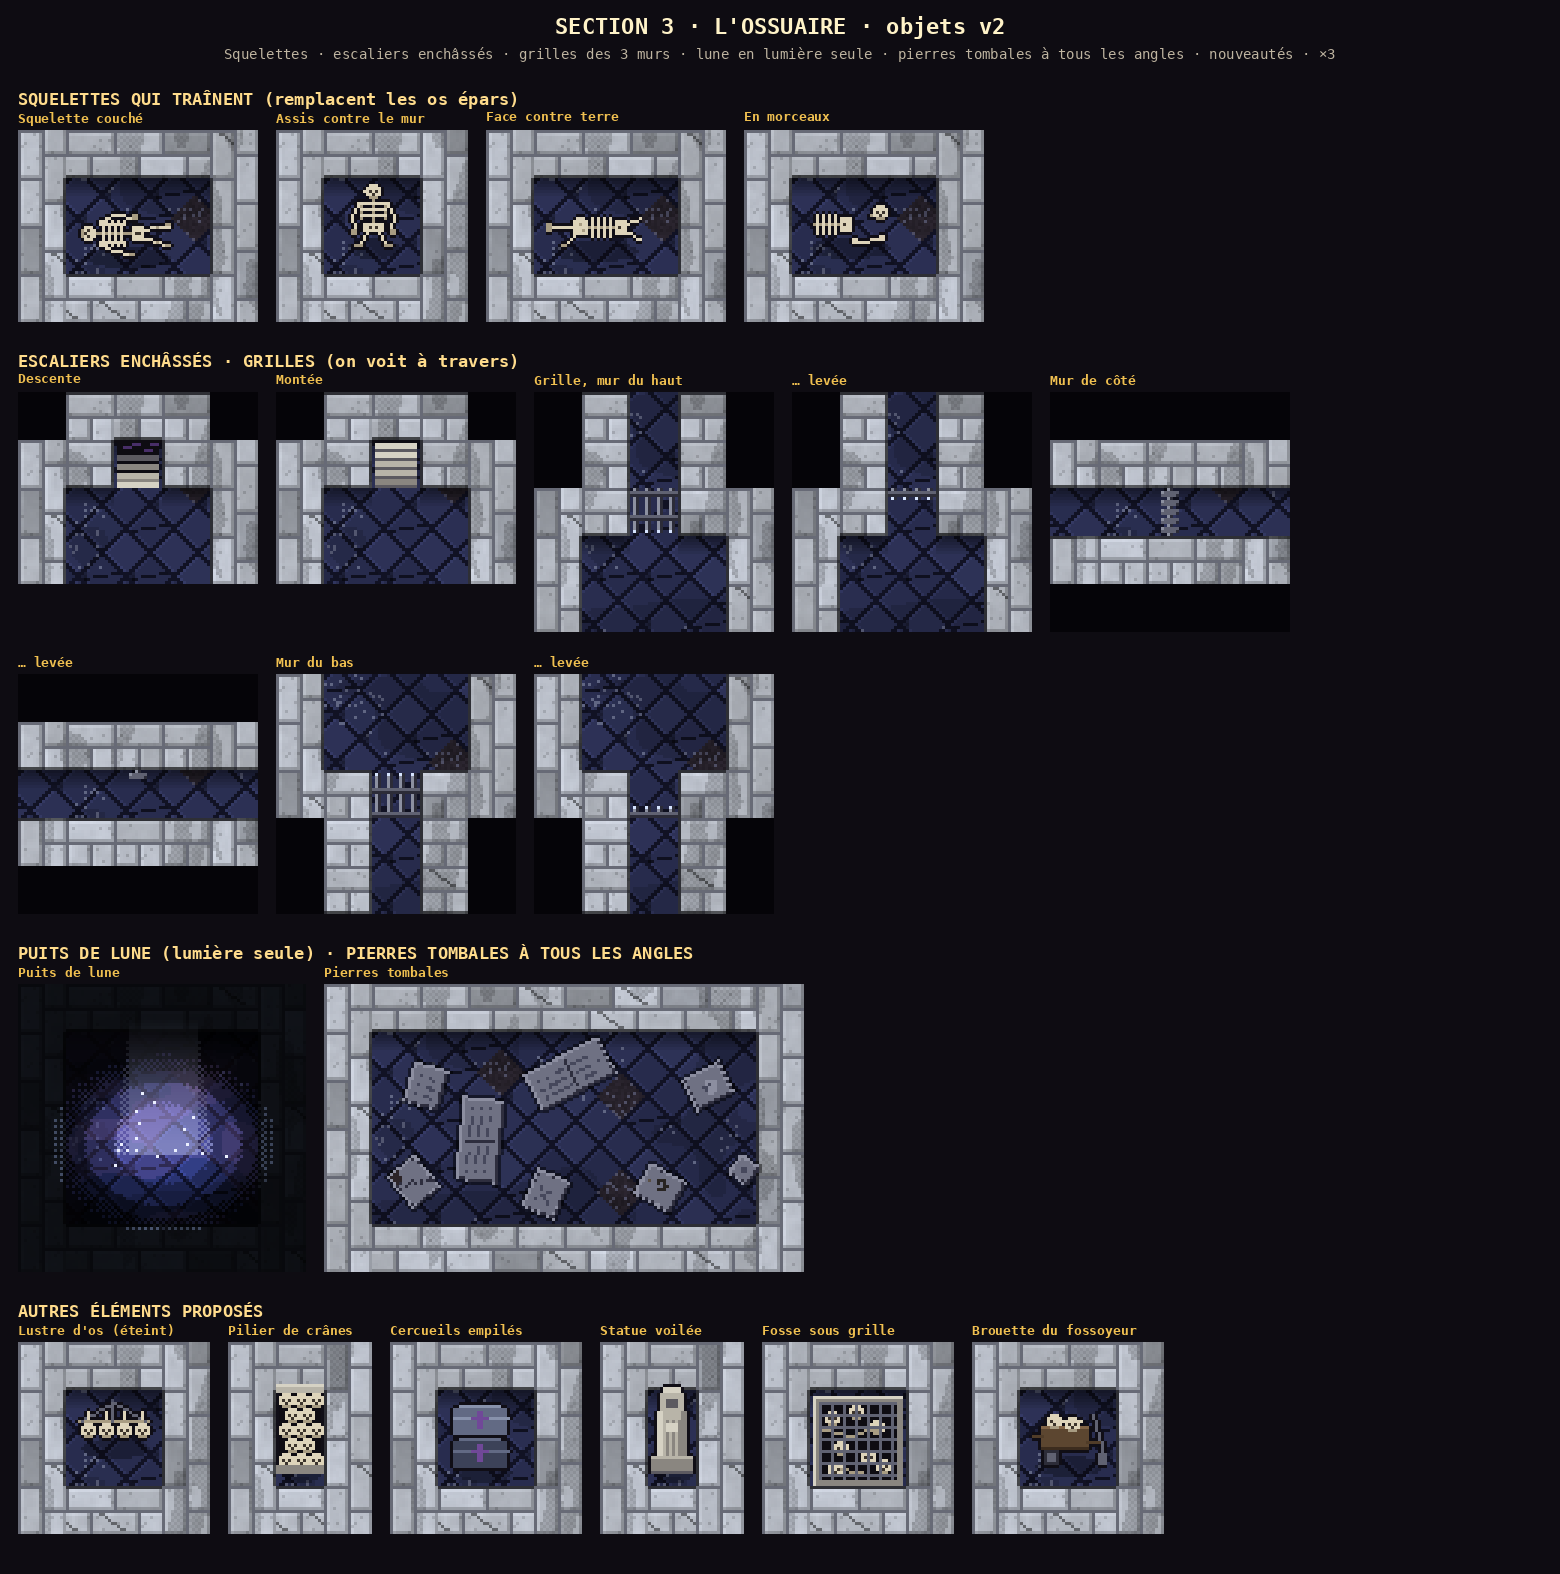

Write Python code to recreate this figure.
"""Section 3, l'OSSUAIRE : planche des OBJETS v2 (Thomas, 2026-11-19, 10 h 02, sur la v1 : « os épars pas lisible ; puits de
lune : jouer sur l'effet lumineux plutôt qu'un sprite par-dessus ; descente et montée entourées de murs comme dans les
autres étages, et dans le bon sens ; on doit voir le sol à travers les grilles ; grilles pour murs latéraux et bas
(inversée) ; propose des vrais squelettes qui traînent ; pierres tombales au sol pivotées à 360 degrés comme les tapis,
à cheval sur plusieurs blocs ; propose d'autres éléments »). PROPOSITION, rien n'est en jeu.

  python3 art/ossuaire_objets_v2.py   → art/ossuaire_objets_v2.png
"""
import importlib.util
import math
import os
import sys

import numpy as np
from PIL import Image, ImageDraw

HERE = os.path.dirname(os.path.abspath(__file__))
sys.path.insert(0, HERE)
from pix import fbm, font, grid, hash2, up  # noqa: E402


def load(name):
    spec = importlib.util.spec_from_file_location(name, os.path.join(HERE, name + ".py"))
    m = importlib.util.module_from_spec(spec)
    spec.loader.exec_module(m)
    return m


da4 = load("ossuaire_da_v4")
ob1 = load("ossuaire_objets_v1")
Sprite, C, SKULL, SK, SK_CARVED = ob1.Sprite, ob1.C, ob1.SKULL, ob1.SK, ob1.SK_CARVED
T = 16


# ---------------------------------------------------------------- petit décor de salle (plan à la main)

def mini(plan, lit=None):
    """Un morceau de salle v4 d'après un plan (# mur, . sol) ; `lit` : fonction de lumière (sinon sans ombre)."""
    da4.PLAN = plan
    da4.PH, da4.PW = len(plan), len(plan[0])
    da4.W, da4.H = da4.PW * T, da4.PH * T
    W, H = da4.W, da4.H
    xs, ys = grid(W, H)
    wall = np.array([[plan[y // T][x // T] == "#" for x in range(W)] for y in range(H)])
    a = np.where(wall[..., None], da4.wall_pixel_layer(), da4.floor_layer(xs + 37, ys + 11))
    fl = ~wall
    # roche pleine (mur sans sol autour) : noire
    near = np.zeros((da4.PH, da4.PW), bool)
    for y in range(da4.PH):
        for x in range(da4.PW):
            near[y, x] = any(0 <= y + dy < da4.PH and 0 <= x + dx < da4.PW and plan[y + dy][x + dx] != "#" for dy in (-1, 0, 1) for dx in (-1, 0, 1))
    rock = np.kron(~near, np.ones((T, T))).astype(bool)
    a[rock] = (6, 5, 8)
    edge = wall & (np.roll(fl, 1, 0) | np.roll(fl, -1, 0) | np.roll(fl, 1, 1) | np.roll(fl, -1, 1))
    a[edge] *= 0.45
    for cy in range(da4.PH - 1):
        for cx in range(da4.PW):
            if plan[cy][cx] == "#" and plan[cy + 1][cx] != "#":
                for k in range(6):
                    a[(cy + 1) * T + k, cx * T:(cx + 1) * T] *= 0.55 + 0.075 * k
    return a * np.array((0.88, 0.93, 1.06)), xs, ys, wall


def to_img(a):
    return Image.fromarray(np.clip(a, 0, 255).astype(np.uint8), "RGB")


def paste(img, sprite, x, y, shadow=True):
    im = sprite.img()
    if shadow:
        sh = Image.new("RGBA", img.size, (0, 0, 0, 0))
        ImageDraw.Draw(sh).ellipse([x + 2, y + im.height - 4, x + im.width - 2, y + im.height + 2], fill=(0, 0, 0, 80))
        img.paste(sh, (0, 0), sh)
    img.paste(im, (x, y), im)
    return img


# ---------------------------------------------------------------- squelettes

def line(s, x0, y0, x1, y1, c):
    n = max(abs(x1 - x0), abs(y1 - y0))
    for i in range(n + 1):
        s.p(round(x0 + (x1 - x0) * i / max(n, 1)), round(y0 + (y1 - y0) * i / max(n, 1)), c)


def skull_face(s, x, y, rot=0):
    g = np.rot90(np.array([list(r) for r in SKULL]), rot)
    for dy in range(5):
        for dx in range(5):
            if g[dy, dx] != ".":
                s.p(x + dx, y + dy, SK[g[dy, dx]])


def skel_lying():
    """Couché sur le dos, la tête à gauche (on voit son visage)."""
    s = Sprite(32, 17)
    skull_face(s, 1, 6, 3)
    line(s, 6, 8, 19, 8, "bD")  # colonne
    for x in (8, 10, 12, 14):
        line(s, x, 5, x + 1, 4, "b")
        line(s, x, 5, x, 11, "b")
        line(s, x, 11, x + 1, 12, "b")
    s.r(7, 5, 9, 1, "b").r(7, 11, 9, 1, "b")
    line(s, 7, 4, 12, 2, "b"), line(s, 12, 2, 18, 3, "b"), s.r(18, 2, 2, 2, "bD")  # bras du haut
    line(s, 7, 12, 12, 14, "b"), line(s, 12, 14, 17, 15, "b"), s.r(17, 15, 2, 1, "bD")  # bras du bas
    s.r(18, 6, 4, 5, "b").p(19, 8, "bS").p(20, 8, "bS")  # bassin
    line(s, 22, 7, 26, 6, "b"), line(s, 26, 6, 30, 6, "b"), s.r(29, 5, 2, 1, "bD")
    line(s, 22, 10, 26, 11, "b"), line(s, 26, 11, 30, 12, "b"), s.r(29, 12, 2, 1, "bD")
    s.p(26, 6, "bD").p(26, 11, "bD")  # genoux
    return s.done()


def skel_sitting():
    """Assis, adossé au mur, la tête penchée, les jambes vers nous."""
    s = Sprite(20, 22)
    skull_face(s, 8, 0)
    s.p(7, 2, "b")  # crâne un peu de travers
    line(s, 10, 5, 10, 13, "bD")
    for y in (6, 8, 10):
        s.r(6, y, 9, 1, "b")
        s.p(6, y + 1, "bD").p(14, y + 1, "bD")
    line(s, 5, 6, 3, 11, "b"), line(s, 3, 11, 4, 15, "b"), s.r(3, 15, 2, 2, "bD")
    line(s, 15, 6, 17, 11, "b"), line(s, 17, 11, 16, 15, "b"), s.r(16, 15, 2, 2, "bD")
    s.r(7, 13, 7, 3, "b").p(9, 14, "bS").p(11, 14, "bS")
    line(s, 8, 16, 6, 19, "b"), line(s, 6, 19, 6, 20, "b"), s.r(4, 20, 3, 1, "bD")
    line(s, 12, 16, 14, 19, "b"), line(s, 14, 19, 14, 20, "b"), s.r(14, 20, 3, 1, "bD")
    return s.done()


def skel_crawling():
    """Face contre terre, un bras tendu vers l'avant (on voit le dos du crâne)."""
    s = Sprite(32, 15)
    s.r(9, 4, 5, 5, "b").r(10, 3, 3, 1, "b").p(11, 5, "bD").p(12, 7, "bD")  # arrière du crâne
    line(s, 1, 6, 8, 6, "b"), s.r(0, 5, 2, 3, "bD")  # bras tendu
    line(s, 9, 9, 6, 12, "b"), s.r(5, 12, 2, 1, "bD")  # l'autre bras replié
    line(s, 14, 6, 24, 6, "bD")
    for x in (15, 17, 19, 21):
        line(s, x, 3, x, 9, "b")
    s.r(23, 4, 4, 5, "b").p(24, 6, "bS")
    line(s, 27, 5, 31, 3, "b"), line(s, 27, 8, 31, 10, "b")
    return s.done()


def skel_pieces():
    """En morceaux : cage et bassin, le crâne roulé à l'écart, un fémur."""
    s = Sprite(30, 16)
    line(s, 3, 7, 12, 7, "bD")
    for x in (4, 6, 8, 10):
        line(s, x, 4, x, 10, "b")
    s.r(12, 5, 4, 5, "b").p(13, 7, "bS")
    line(s, 17, 13, 26, 12, "b"), s.r(16, 12, 2, 2, "b"), s.r(25, 11, 2, 2, "b")
    skull_face(s, 23, 1)
    s.p(22, 4, "bD")
    return s.done()


# ---------------------------------------------------------------- escaliers enchâssés (dans le bon sens)

def stairs_tile(down):
    """Une case d'escalier vue du dessus, l'entrée en BAS (côté salle).
    Descente : la marche du bas est claire, les suivantes s'enfoncent vers le haut dans le noir et la brume.
    Montée : on voit les contremarches ; plus on monte (vers le haut de la case), plus c'est clair."""
    s = Sprite(16, 16)
    for k in range(5):
        y = 16 - 3 * (k + 1)
        if down:
            tread = ["sL", "s", "sD", "sDD", "k"][k]
            s.r(1, y, 14, 3, tread).r(1, y, 14, 1, "k" if k > 0 else "sD")
        else:
            tread = ["sD", "s", "s", "sL", "sL"][k]
            s.r(1, y, 14, 2, tread).r(1, y + 2, 14, 1, "sDD")
    s.r(0, 0, 16, 1, "k")
    if down:
        for (x, y) in ((3, 2), (6, 1), (10, 3), (12, 1)):
            s.r(x, y, 3, 1, "vD")
    return s.done(False)


STAIR_PLAN = ["#####", "#####", "#...#", "#...#"]


def stairs_panel(down):
    plan = ["#####", "##.##", "#...#", "#...#"]
    a, xs, ys, wall = mini(plan)
    img = to_img(a)
    img.paste(stairs_tile(down).img(), (2 * T, T), stairs_tile(down).img())
    return img


# ---------------------------------------------------------------- grilles qu'on voit à travers

def grille_panel(side, open_):
    """Grille de fer dans une porte ; « haut » : passage vers le haut ; « côté » : passage gauche-droite (grille vue par
    le dessus) ; « bas » : passage vers le bas, vue de l'autre côté (traverse en bas)."""
    if side == "côté":
        plan = ["#####", "#####", ".....", "#####", "#####"]
    else:
        plan = ["##.##", "##.##", "##.##", "#...#", "#...#"] if side == "haut" else ["#...#", "#...#", "##.##", "##.##", "##.##"]
    a, xs, ys, wall = mini(plan)
    img = to_img(a)
    s = Sprite(16, 16)
    I, IL, IH = C["i"], C["iL"], C["iH"]
    bars = (1, 5, 9, 13)
    if side in ("haut", "bas"):
        length = 15 if not open_ else 4
        y0 = 0 if side == "haut" else 16 - length
        for x in bars:
            s.r(x, y0, 2, length, IH).r(x + 1, y0, 1, length, I)  # barreau : un côté clair, un côté sombre
            tip = y0 + length - 1 if side == "haut" else y0
            s.p(x, tip, C["moon"])
        rail = (1, 9) if side == "haut" else (14, 6)
        s.r(0, rail[0], 16, 2, IL).r(0, rail[0] + 1, 16, 1, I)
        if not open_:
            s.r(0, rail[1], 16, 2, IL).r(0, rail[1] + 1, 16, 1, I)
    else:
        # vue du dessus : la traverse et les pointes des barreaux ; levée, il n'en reste qu'un bout sous le linteau
        n = 16 if not open_ else 3
        s.r(7, 0, 2, n, IH).r(8, 0, 1, n, I)
        for y in range(1, n - 1, 3):
            s.r(5, y, 6, 2, IL).p(5, y, IH).p(10, y + 1, I)
    img.paste(s.img(), (2 * T, 2 * T), s.img())
    return img


# ---------------------------------------------------------------- puits de lune : la lumière seule

def moon_panel():
    plan = ["######", "#....#", "#....#", "#....#", "#....#", "######"]
    a, xs, ys, wall = mini(plan)
    mx, my = 3 * T, 3.3 * T
    d = np.hypot(xs - mx, (ys - my) / 0.8) / T
    bayer = np.array([[0.125, 0.625], [0.875, 0.375]])[ys.astype(int) % 2, xs.astype(int) % 2]
    I = np.clip(1.4 - d / 1.4, 0, 1.4) + np.clip(1 - d / 3.2, 0, 1) * 0.5
    jit = (bayer - 0.5) * 0.12
    q = (I + jit > 0.18).astype(int) + (I + jit > 0.5) + (I + jit > 1.0)
    L = np.array([0.1, 0.42, 0.9, 1.35])[q]
    a = a * L[..., None] * np.array((0.82, 0.92, 1.14))
    # la colonne de lumière qui tombe du plafond
    top, bot, half = my - 2.6 * T, my, 1.0 * T
    inside = (np.abs(xs - mx) < half * (0.7 + 0.3 * (ys - top) / (bot - top))) & (ys > top) & (ys < bot + 4)
    edge = np.abs(xs - mx) / half
    alpha = inside * np.clip((ys - top) / (bot - top), 0, 1) * 0.4 * np.where(edge > 0.7, bayer > 0.5, 1)
    a = a * (1 - alpha[..., None]) + np.array((210, 226, 255)) * alpha[..., None]
    # brume qui s'éclaire dans la lumière
    f = fbm(xs, ys * 2.2, 30, 7, 2)
    dens = np.clip((f - 0.3) * 2.2, 0, 1) * ~wall
    band = (np.round(dens * 3) / 3) * 0.55 * np.clip(0.3 + L, 0, 1)
    a = a * (1 - band[..., None]) + np.array((150, 116, 196))[None, None, :] * (0.1 + 0.8 * L[..., None]) * band[..., None]
    motes = (hash2(xs.astype(int), ys.astype(int), 99) > 0.985) & (I > 0.6)
    a[motes] = (235, 240, 255)
    return to_img(a)


# ---------------------------------------------------------------- pierres tombales pivotées (comme les tapis)

def slab_buffer(kind):
    buf = np.full((T, 2 * T, 3), -1.0)
    da4.tomb(buf, 0, 0, kind)
    m = buf[..., 0] >= 0
    if kind != "double":
        buf, m = buf[:, :T], m[:, :T]
    ys_, xs_ = np.nonzero(m)
    return buf[ys_.min():ys_.max() + 1, xs_.min():xs_.max() + 1], m[ys_.min():ys_.max() + 1, xs_.min():xs_.max() + 1]


def rotated_slab(a, kind, cx, cy, deg):
    """Pose une pierre tombale à n'importe quel angle (échantillonnage au pixel), centrée en (cx, cy) pixels."""
    buf, m = slab_buffer(kind)
    h, w = m.shape
    th = math.radians(deg)
    c, s = math.cos(th), math.sin(th)
    R = int(math.hypot(w, h) / 2) + 2
    out_m = np.zeros((2 * R, 2 * R), bool)
    out_c = np.zeros((2 * R, 2 * R, 3))
    for y in range(2 * R):
        for x in range(2 * R):
            dx, dy = x - R + 0.5, y - R + 0.5
            u = c * dx + s * dy + w / 2
            v = -s * dx + c * dy + h / 2
            iu, iv = int(math.floor(u)), int(math.floor(v))
            if 0 <= iu < w and 0 <= iv < h and m[iv, iu]:
                out_m[y, x] = True
                out_c[y, x] = buf[iv, iu]
    # relief : arête claire en haut à gauche, sombre en bas à droite (la lumière ne tourne pas avec la pierre)
    up_ = out_m & ~np.roll(out_m, 1, 0)
    lf = out_m & ~np.roll(out_m, 1, 1)
    dn = out_m & ~np.roll(out_m, -1, 0)
    rt = out_m & ~np.roll(out_m, -1, 1)
    out_c[dn | rt] = da4.STONE_D
    out_c[up_ | lf] = da4.STONE_HI
    # liseré de terre autour (la pierre est encastrée)
    ring = ~out_m & (np.roll(out_m, 1, 0) | np.roll(out_m, -1, 0) | np.roll(out_m, 1, 1) | np.roll(out_m, -1, 1))
    y0, x0 = int(cy) - R, int(cx) - R
    reg = a[y0:y0 + 2 * R, x0:x0 + 2 * R]
    reg[ring] = reg[ring] * 0.5
    reg[out_m] = out_c[out_m]


def tombs_panel():
    plan = ["##########", "#........#", "#........#", "#........#", "#........#", "##########"]
    a, xs, ys, wall = mini(plan)
    for (kind, cx, cy, deg) in (("ins", 34, 34, 17), ("double", 82, 30, -28), ("crane", 128, 34, 63), ("brisee", 30, 66, 141),
                                ("os", 74, 70, 205), ("anneau", 112, 68, 300), ("petite", 140, 62, 38), ("double", 52, 52, 96)):
        rotated_slab(a, kind, cx, cy, deg)
    return to_img(a)


# ---------------------------------------------------------------- autres éléments proposés

def bone_chandelier():
    """Lustre d'os (éteint) suspendu : couronne de crânes et de fémurs, son ombre au sol."""
    s = Sprite(26, 16)
    for x in range(1, 25):
        s.p(x, 6, "bD")
    for k, x in enumerate((1, 7, 13, 19)):
        skull_face(s, x + 1, 7)
    line(s, 2, 6, 12, 0, "iL"), line(s, 23, 6, 13, 0, "iL"), line(s, 12, 0, 12, 6, "iL")
    for x in (4, 10, 16, 22):
        s.r(x, 3, 1, 3, "b")
    return s.done()


def skull_pillar():
    s = Sprite(16, 30)
    s.r(1, 2, 14, 26, "k")
    for y in range(3, 26, 5):
        for x in (1, 6, 11) if (y // 5) % 2 == 0 else (3, 8):
            skull_face(s, x, y)
    s.r(0, 0, 16, 3, "s").r(0, 0, 16, 1, "sL").r(0, 27, 16, 3, "sD")
    return s.done()


def coffins():
    s = Sprite(22, 26)
    for (y, tone) in ((14, "c"), (3, "cL")):
        s.r(1, y + 1, 18, 9, "cD" if tone == "c" else "c")
        s.r(3, y, 14, 1, tone).r(1, y + 4, 19, 1, tone)
        s.r(9, y + 2, 2, 6, "v").r(7, y + 4, 6, 1, "v")
    return s.done()


def veiled_statue():
    s = Sprite(16, 30)
    s.r(5, 1, 6, 6, "sL").r(4, 3, 8, 6, "s").r(6, 5, 4, 3, "sDD")  # voile, le visage dans l'ombre
    s.r(3, 9, 10, 15, "s").r(3, 9, 2, 15, "sL").r(11, 9, 2, 15, "sD")
    for x in (6, 8, 10):
        s.r(x, 12, 1, 12, "sD")
    s.r(6, 13, 4, 3, "sL")  # mains jointes
    s.r(1, 24, 14, 6, "sD").r(1, 24, 14, 1, "s").r(1, 29, 14, 1, "sDD")
    return s.done()


def grate_pit():
    """Fosse commune sous une grille au sol (2 × 2) : on voit les os en dessous."""
    s = Sprite(30, 30)
    s.r(0, 0, 30, 30, "sD").r(2, 2, 26, 26, "k")
    for (x, y) in ((4, 5), (12, 3), (19, 8), (7, 15), (16, 18), (21, 21), (5, 22)):
        skull_face(s, x, y)
    for (x0, y0, x1, y1) in ((3, 11, 13, 13), (14, 12, 25, 10), (9, 24, 19, 26)):
        line(s, x0, y0, x1, y1, "bD")
    for k in range(2, 28, 4):
        s.r(k, 2, 1, 26, "iL").r(2, k, 26, 1, "iL")
    s.r(0, 0, 30, 1, "sL").r(0, 0, 1, 30, "sL")
    return s.done()


def barrow():
    s = Sprite(26, 18)
    s.r(4, 4, 16, 8, (92, 70, 48)).r(4, 4, 16, 1, (130, 100, 70)).r(4, 11, 16, 1, (60, 44, 30))
    skull_face(s, 6, 0), skull_face(s, 12, 1)
    line(s, 9, 2, 17, 2, "b")
    s.r(1, 7, 4, 1, (80, 60, 40)).r(19, 9, 6, 1, (80, 60, 40))
    s.r(5, 12, 5, 5, "i").r(6, 13, 3, 3, "iL")
    line(s, 21, 0, 25, 14, "iL"), s.r(23, 13, 3, 4, "iL")  # la pelle
    return s.done()


# ---------------------------------------------------------------- planche

def floor_panel(wt, ht):
    plan = ["#" * wt] + ["#" + "." * (wt - 2) + "#" for _ in range(ht - 2)] + ["#" * wt]
    a, *_ = mini(plan)
    return to_img(a)


def main():
    Z = 3
    sk = [
        ("Squelette couché", skel_lying(), 5, 4, (20, 26)),
        ("Assis contre le mur", skel_sitting(), 4, 4, (22, 18)),
        ("Face contre terre", skel_crawling(), 5, 4, (20, 26)),
        ("En morceaux", skel_pieces(), 5, 4, (20, 24)),
    ]
    other = [
        ("Lustre d'os (éteint)", bone_chandelier(), 4, 4, (19, 20)),
        ("Pilier de crânes", skull_pillar(), 3, 4, (16, 14)),
        ("Cercueils empilés", coffins(), 4, 4, (20, 18)),
        ("Statue voilée", veiled_statue(), 3, 4, (16, 14)),
        ("Fosse sous grille", grate_pit(), 4, 4, (17, 18)),
        ("Brouette du fossoyeur", barrow(), 4, 4, (19, 24)),
    ]
    rows = []
    rows.append(("SQUELETTES QUI TRAÎNENT (remplacent les os épars)", [(n, paste(floor_panel(w, h), sp, *at)) for n, sp, w, h, at in sk]))
    rows.append(("ESCALIERS ENCHÂSSÉS · GRILLES (on voit à travers)", [
        ("Descente", stairs_panel(True)), ("Montée", stairs_panel(False)),
        ("Grille, mur du haut", grille_panel("haut", False)), ("… levée", grille_panel("haut", True)),
        ("Mur de côté", grille_panel("côté", False)), ("… levée", grille_panel("côté", True)),
        ("Mur du bas", grille_panel("bas", False)), ("… levée", grille_panel("bas", True)),
    ]))
    rows.append(("PUITS DE LUNE (lumière seule) · PIERRES TOMBALES À TOUS LES ANGLES", [("Puits de lune", moon_panel()), ("Pierres tombales", tombs_panel())]))
    rows.append(("AUTRES ÉLÉMENTS PROPOSÉS", [(n, paste(floor_panel(w, h), sp, *at, shadow=n != "Fosse sous grille")) for n, sp, w, h, at in other]))
    maxw, pad = 1560, 18
    layout = []
    y = 90
    for title, items in rows:
        layout.append(("title", title, pad, y))
        y += 40
        x, rowh = pad, 0
        for name, im in items:
            im = up(im, Z)
            if x + im.width > maxw - pad:
                x, y = pad, y + rowh + 42
                rowh = 0
            layout.append(("item", name, im, x, y))
            x += im.width + pad
            rowh = max(rowh, im.height)
        y += rowh + 30
    sheet = Image.new("RGB", (maxw, y + 10), (14, 12, 18))
    d = ImageDraw.Draw(sheet)
    d.text((maxw // 2, 26), "SECTION 3 · L'OSSUAIRE · objets v2", fill=(255, 243, 200), font=font(22), anchor="mm")
    d.text((maxw // 2, 54), "Squelettes · escaliers enchâssés · grilles des 3 murs · lune en lumière seule · pierres tombales à tous les angles · nouveautés · ×3", fill=(190, 180, 160), font=font(14, False), anchor="mm")
    for e in layout:
        if e[0] == "title":
            d.text((e[2], e[3]), e[1], fill=(255, 220, 140), font=font(17), anchor="lt")
        else:
            _, name, im, x, yy = e
            d.text((x, yy - 18), name, fill=(240, 192, 80), font=font(13), anchor="lt")
            sheet.paste(im, (x, yy))
    sheet.save(os.path.join(HERE, "ossuaire_objets_v2.png"))
    print("art/ossuaire_objets_v2.png", sheet.size)


if __name__ == "__main__":
    main()
